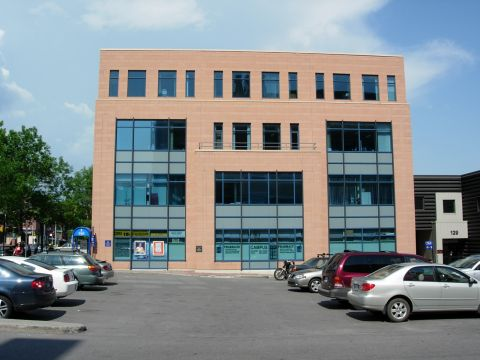
#> input picture dev_tools/opencv/opencv-python/doc/building.jpg, 480 x 360 px
$ python test.py
#> lines starting #> are read from the running program, lines starting #| are printed output that depends on the picture
#coding=utf-8

import cv2
import matplotlib.pyplot as plt
import numpy as np

src = cv2.imread("building.jpg", cv2.IMREAD_COLOR)
#> src is the input picture: shape (360, 480, 3); mean B, G, R 138.9, 136.4, 128.9

kernels = [
    (u'低通滤波器', np.array([[1, 1, 1], [1, 2, 1], [1, 1, 1]])*0.1),
    (u'高通滤波器', np.array([[0.0, -1, 0], [-1, 5, -1], [0, -1, 0]])),
    (u'边缘检测器', np.array([[-1.0, -1, -1], [-1, 8, -1], [-1, -1, -1]]))
]

index = 0
fig, axes = plt.subplots(1, 3, figsize = (12, 4.3))
for ax, (name, kernel) in zip(axes, kernels):
    dst = cv2.filter2D(src, -1, kernel)

    ax.imshow(dst[:,:,::-1])
    ax.set_title(name)
    ax.axis("off")
#> this loop made 3 passes
#> pass 1, `dst = cv2.filter2D(src, -1, kernel)`:
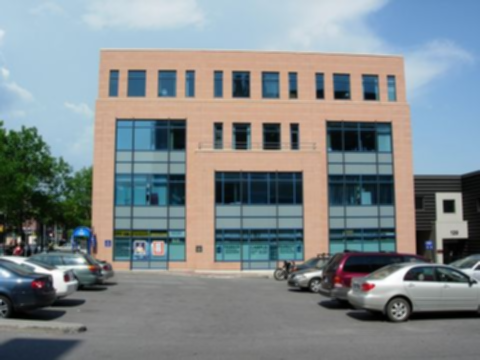
#> dst: shape (360, 480, 3); mean B, G, R 138.9, 136.4, 128.9
#> pass 2, `dst = cv2.filter2D(src, -1, kernel)`:
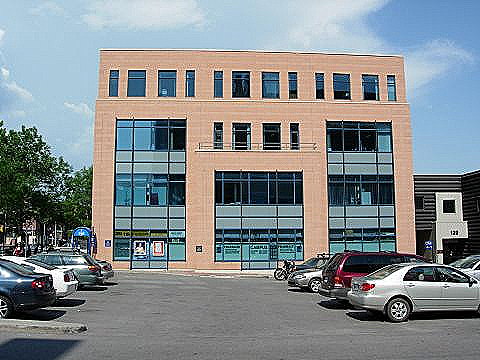
#> dst: shape (360, 480, 3); mean B, G, R 140.6, 138, 131.2
#> pass 3, `dst = cv2.filter2D(src, -1, kernel)`:
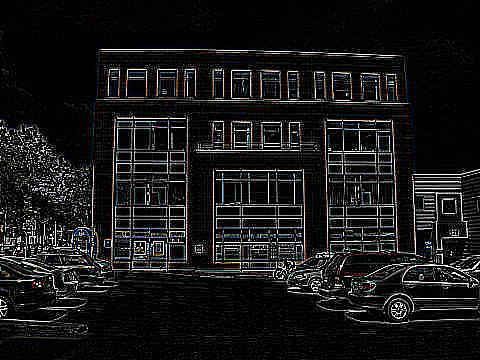
#> dst: shape (360, 480, 3); mean B, G, R 23.9, 23.6, 23.9
fig.subplots_adjust(0.01, 0, 0.98, 1, 0.02, 0)
plt.show(5000)
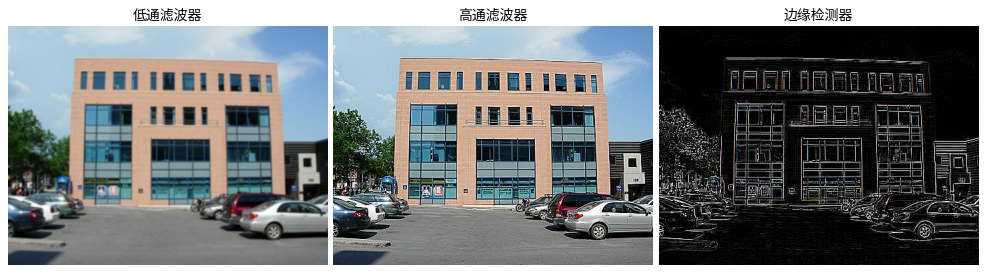
#> figure drawn by matplotlib, 3 panels

$ run again, with dev_tools/opencv/opencv-python/doc/group.jpg copied over dev_tools/opencv/opencv-python/doc/building.jpg
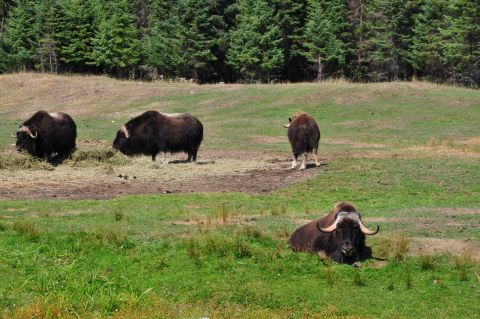
#> input picture dev_tools/opencv/opencv-python/doc/group.jpg, 480 x 319 px
#> src is the input picture: shape (319, 480, 3); mean B, G, R 69.4, 113.6, 107.3
#> the loop `for ax, (name, kernel) in zip(axes, kernels):` made 3 passes
#> pass 3, `dst = cv2.filter2D(src, -1, kernel)`:
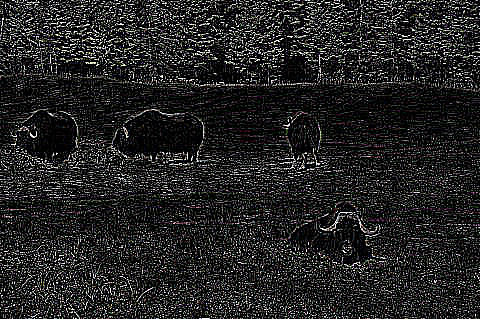
#> dst: shape (319, 480, 3); mean B, G, R 36, 36.1, 36.3
#> `plt.show(5000)`:
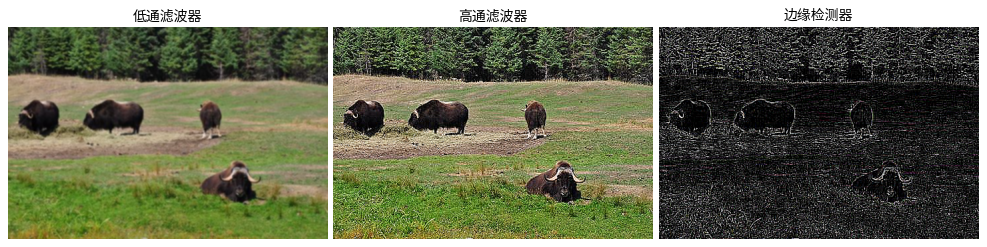
#> figure drawn by matplotlib, 3 panels
